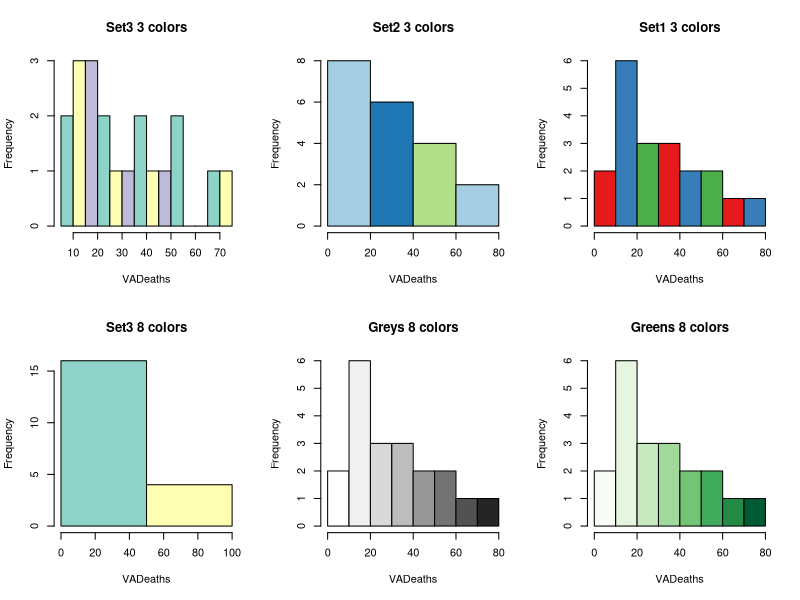
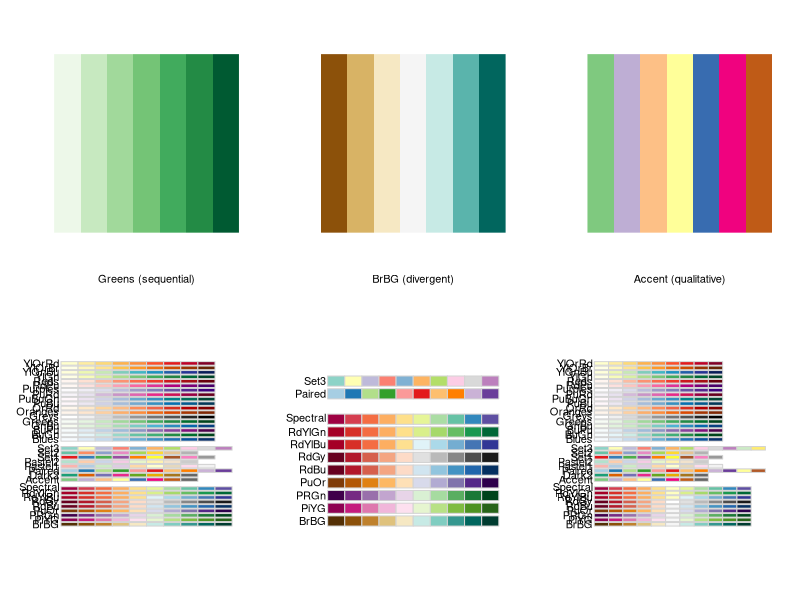
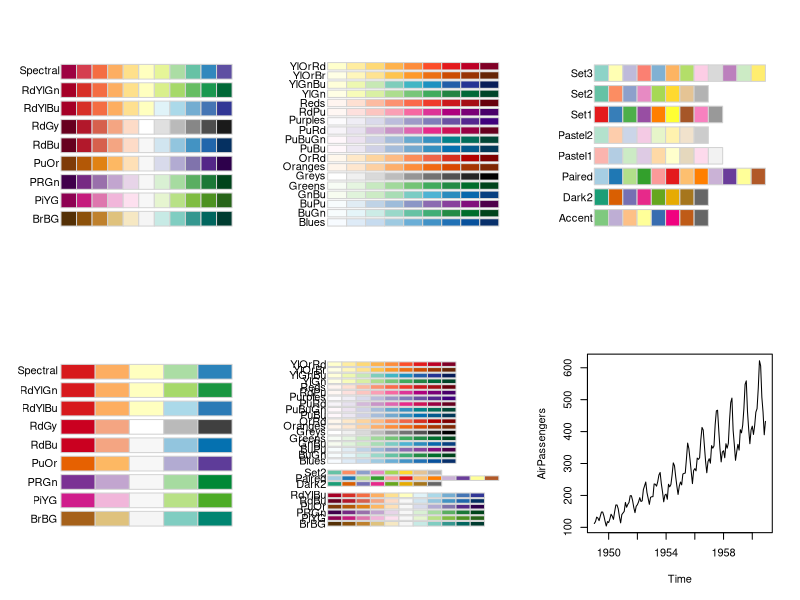
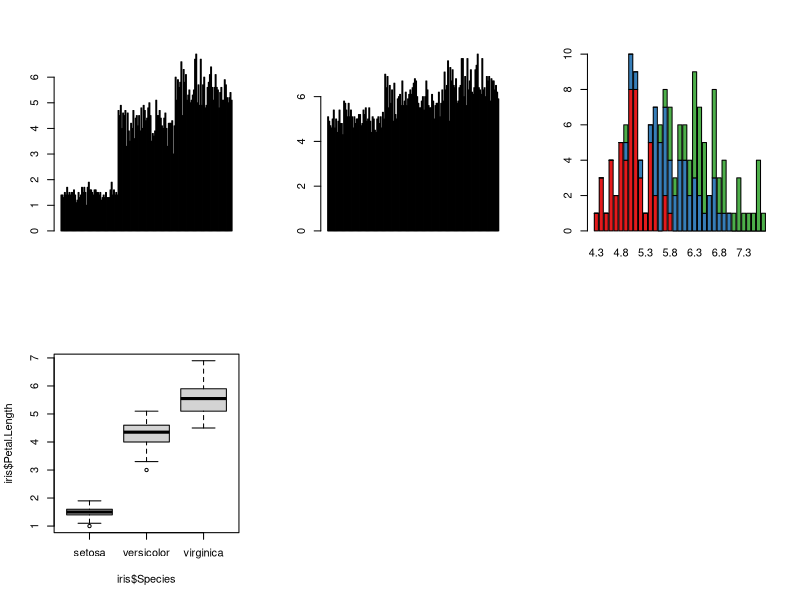
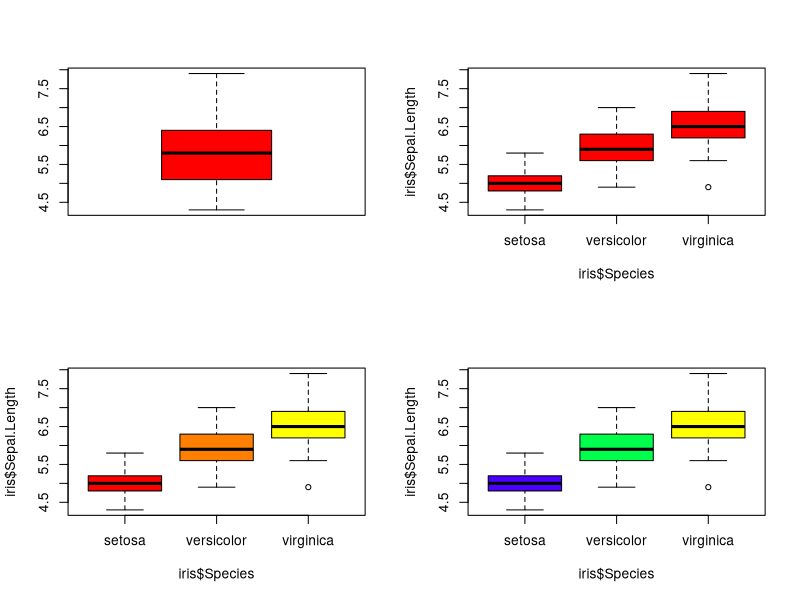
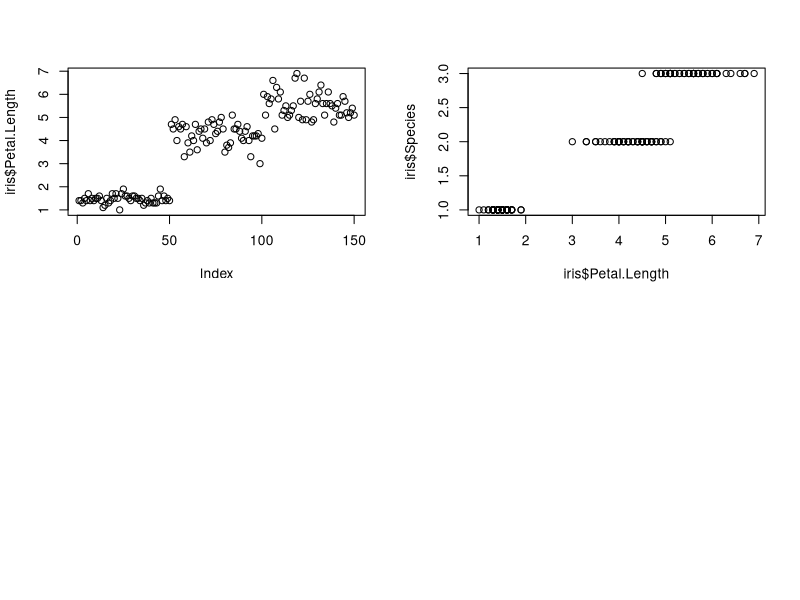
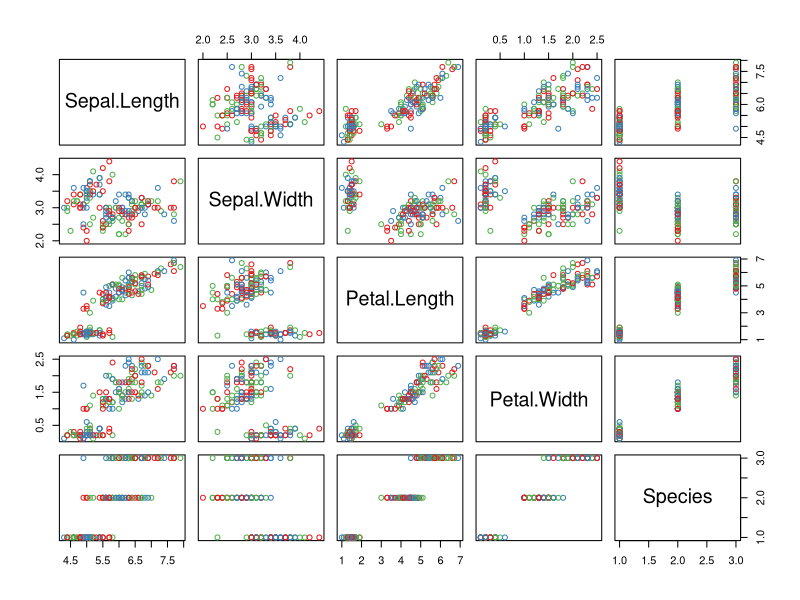
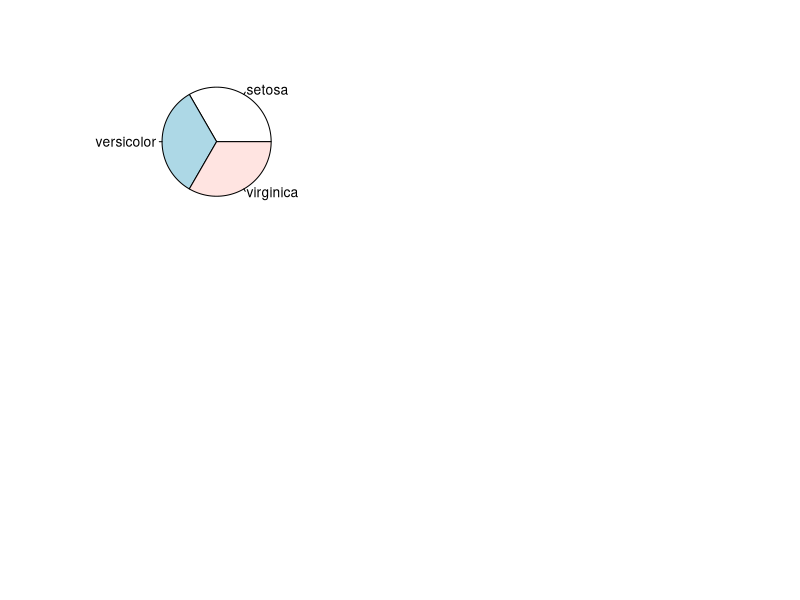

Recreate these plots in R, in order.

#--------------------------------------------------
# Histogram
#--------------------------------------------------
library(RColorBrewer)
data(VADeaths)
par(mfrow=c(2,3))
hist(VADeaths,breaks=10, col=brewer.pal(3,"Set3"),main="Set3 3 colors")
hist(VADeaths,breaks=3 ,col=brewer.pal(3,"Paired"),main="Set2 3 colors")
hist(VADeaths,breaks=7, col=brewer.pal(3,"Set1"),main="Set1 3 colors")
hist(VADeaths,breaks= 2, col=brewer.pal(8,"Set3"),main="Set3 8 colors")
hist(VADeaths,col=brewer.pal(8,"Greys"),main="Greys 8 colors")
hist(VADeaths,col=brewer.pal(8,"Greens"),main="Greens 8 colors")

#--------------------------------------------------
# Knowledge of brewer palettes
#--------------------------------------------------
## create a sequential palette for usage and show colors
mypalette<-brewer.pal(7,"Greens")
image(1:7,1,as.matrix(1:7),col=mypalette,xlab="Greens (sequential)",
      ylab="",xaxt="n",yaxt="n",bty="n")

## display a divergent palette
display.brewer.pal(7,"BrBG")
devAskNewPage(ask=TRUE)

## display a qualitative palette
display.brewer.pal(7,"Accent")
devAskNewPage(ask=TRUE)

## display a palettes simultanoeusly
display.brewer.all(n=10, exact.n=FALSE)
devAskNewPage(ask=TRUE)
display.brewer.all(n=10)
devAskNewPage(ask=TRUE)
display.brewer.all()
devAskNewPage(ask=TRUE)
display.brewer.all(type="div")
devAskNewPage(ask=TRUE)
display.brewer.all(type="seq")
devAskNewPage(ask=TRUE)
display.brewer.all(type="qual") 
devAskNewPage(ask=TRUE)
display.brewer.all(n=5,type="div",exact.n=TRUE)
devAskNewPage(ask=TRUE)
display.brewer.all(colorblindFriendly=TRUE)
devAskNewPage(ask=TRUE)
brewer.pal.info
brewer.pal.info["Blues",]
brewer.pal.info["Blues",]$maxcolors


# Make sure to clean your Plots window NOW

#--------------------------------------------------
# Line Chart
#--------------------------------------------------
plot(AirPassengers,type="l")  #Simple Line Plot

#--------------------------------------------------
# Bar Plot
#--------------------------------------------------
barplot(iris$Petal.Length) 
barplot(iris$Sepal.Length,
        col  = brewer.pal(3,"Set1"))
barplot(table(iris$Species,
              iris$Sepal.Length),
        col  = brewer.pal(3,"Set1"))

#--------------------------------------------------
# Box Plot
#--------------------------------------------------
boxplot(iris$Petal.Length~iris$Species)

data(iris)
par(mfrow=c(2,2))
boxplot(iris$Sepal.Length,col="red")
boxplot(iris$Sepal.Length~iris$Species,col="red")
boxplot(iris$Sepal.Length~iris$Species,col=heat.colors(3))
boxplot(iris$Sepal.Length~iris$Species,col=topo.colors(3))

# Make sure to clean your Plots window NOW

#--------------------------------------------------
# Scatter Plot
#--------------------------------------------------
plot(x=iris$Petal.Length)
plot(x=iris$Petal.Length,y=iris$Species)
plot(iris,col=brewer.pal(3,"Set1"))

#--------------------------------------------------
# pie Plot
#--------------------------------------------------
pie(table(iris$Species))

